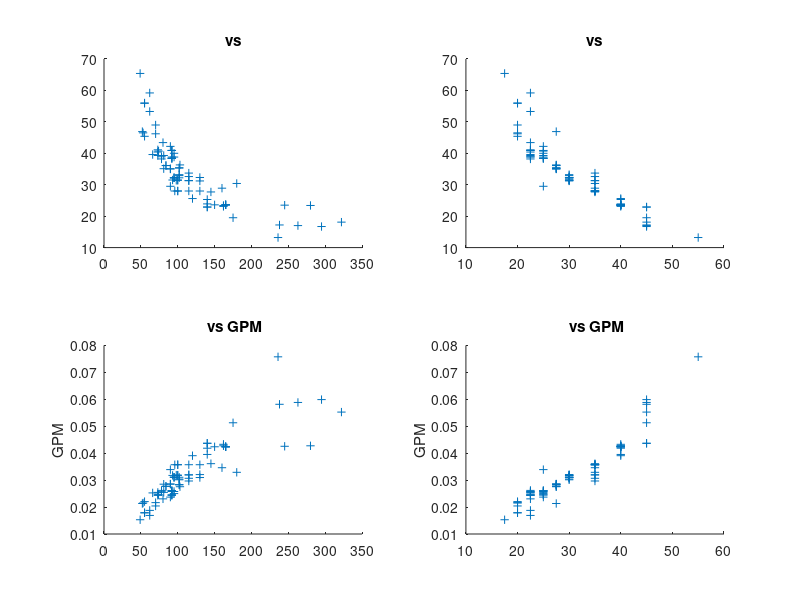

Write the MATLAB code that produced this figure. (Note: this script raises an error after producing the figure.)
function mpg_regression()
%% MPG_REGRESSION MPG regression assignment
%   Code submission by: Z0966990

% Name indices of data.
VOL = 1;
HP = 2;
MPG = 3;
SP = 4;
WT = 5;
GPM = 6;

%% Specify regression models.
models = {
    MPG, [VOL, HP, SP, WT];
    MPG, [HP, WT];
    MPG, [SP, WT];
    MPG, HP;
    MPG, SP;
    MPG, WT;
    GPM, [VOL, HP, SP, WT];
    GPM, [HP, WT];
    GPM, [SP, WT];
    GPM, HP;
    GPM, SP;
    GPM, WT;
    };

%% Load data from this directory
data = importdata('carmpgdat.txt', '\t', 1);
names = data.textdata(1, 2:end);
data = data.data;

data(:,GPM) = 1./data(:,MPG);
names{GPM} = 'GPM';

%% Scatter plots.
figure();
plot_variables(subplot(2, 2, 1), HP, MPG);
plot_variables(subplot(2, 2, 2), WT, MPG);
plot_variables(subplot(2, 2, 3), HP, GPM);
plot_variables(subplot(2, 2, 4), WT, GPM);

%% Regression modelling.
Rsq = zeros(size(models, 1), 1);
adj_Rsq = zeros(size(models, 1), 1);
p = zeros(size(models, 1), 1);
ks_test = zeros(size(models, 1), 1);
ks_p_value = zeros(size(models, 1), 1);
e = zeros(size(data, 1), size(models, 1));
y_name = cell(size(models, 1), 1);
X_names = cell(size(models, 1), 1);
for i = 1:size(models, 1)
    % Parse model definition, adding a column of ones to X for regress().
    [y_idx, X_idx] = models{i, :};
    y = data(:, y_idx);
    X = [ones(size(y)), data(:, X_idx)];
    [n, p(i)] = size(X);
    
    % Determine names.
    y_name{i} = names{y_idx};
    X_names{i} = strjoin(names(X_idx), ', ');
    
    % Perform regression, saving residuals and Rsq which is first value in
    % stats.
    [~, ~, e(:, i), ~, stats] = regress(y, X);
    
    % Calculate standardised residuals.
    e_std = (e(:, i) - mean(e(:, i)))/std(e(:, i));
    
    % Test residuals.
    [ks_test(i), ks_p_value(i)] = kstest(e_std);
    
    % Save Rsq and calculate adjusted value using the formula for Rsq,
    % rearranged to minimise loss of precision.
    Rsq(i) = stats(1);
    adj_Rsq(i) = 1 - (1 - Rsq(i)) * (n - 1) / (n - p(i));
end

%% Generate results table.
disp(table(y_name, X_names, p, Rsq, adj_Rsq, ks_test, ks_p_value));

%% Plot residuals for best and worst models.
% Evaluate models using adj_Rsq and rename best and worst.
[~, worst_idx] = min(adj_Rsq);
worst_idx = worst_idx(1);

[~, best_idx] = max(adj_Rsq);
best_idx = best_idx(1);

% Plot residuals for best and worst models.
figure();
plot_residuals(subplot(1, 2, 1), worst_idx, 'Worst Regression');
plot_residuals(subplot(1, 2, 2), best_idx, 'Best Regression');

    function plot_variables(ax, x_idx, y_idx)
    %% PLOT_VARIABLES Plot variable y_idx against variable x_idx.
    
    % Generate title.
    titletxt = sprintf('%s vs %s', names{x_idx}, names{y_idx});
    scatter(ax, data(:,x_idx), data(:,y_idx), '+');
    title(ax, titletxt);
    xlabel(ax, names{x_idx});
    ylabel(ax, names{y_idx});
    end

    function plot_residuals(ax, idx, titletxt)
    %% PLOT_RESIDUALS Plot residual distribution for model idx.
    
    % Add second line to title.
    titletxt = {titletxt
        sprintf('%s(%s)', y_name{idx}, X_names{idx})};
    histogram(ax, e(:, idx), 'Normalization', 'probability');
    title(ax, titletxt);
    xlabel(ax, sprintf('Residual %s', y_name{idx}));
    ylabel(ax, 'Density');
    end
end